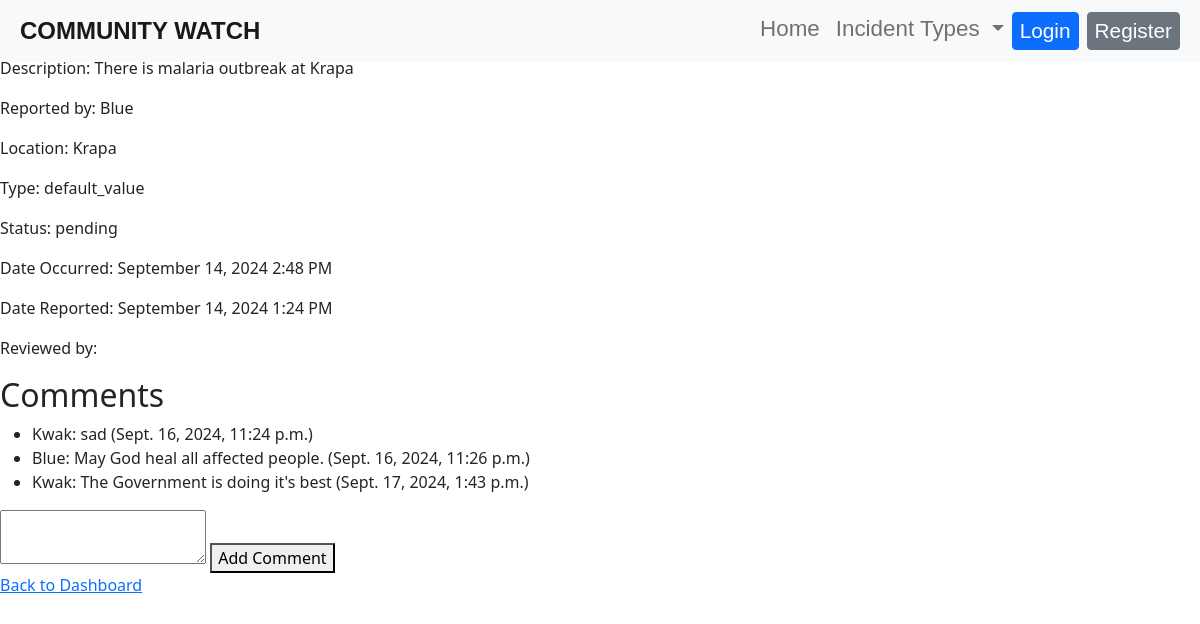
/incident/4/, run on the app's committed database.
### reports/models.py (models this page shows, shortened)
class Incident(models.Model):
    STATUS_CHOICES = [
        ('pending', 'Pending'),
        ('approved', 'Approved'),
        ('rejected', 'Rejected'),
        ('escalated', 'Escalated'),
        ('resolved', 'Resolved'),
    ]
    INCIDENT_TYPE_CHOICES = [
        ('theft', 'Theft'),
        ('vandalism', 'Vandalism'),
        ('fire', 'Fire'),
        ('accident', 'Accident'),
        ('emergency', 'Emergency'),
        ('medical', 'Medical'),
        ('police', 'Police'),
        ('other', 'Other'),
]
    title = models.CharField(max_length=200)
    description = models.TextField()
    location = models.CharField(max_length=200)
    incident_type = models.CharField(max_length=100, choices=INCIDENT_TYPE_CHOICES, default='other')
    date_occurred = models.DateTimeField(default=timezone.now)  # This allows users to set the date and time
    date_reported = models.DateTimeField(auto_now_add=True)
    reported_by = models.ForeignKey(User, on_delete=models.CASCADE)
    status = models.CharField(max_length=20, choices=STATUS_CHOICES, default='pending')
    reviewed_by = models.ForeignKey(User, on_delete=models.SET_NULL, null=True, blank=True, related_name='reviewed_incidents')

class Comment(models.Model):
    incident = models.ForeignKey(Incident, on_delete=models.CASCADE, related_name='comments')
    user = models.ForeignKey(User, on_delete=models.CASCADE)
    content = models.TextField()
    created_at = models.DateTimeField(auto_now_add=True)

### reports/views.py (the view)
# urls.py: path('incident/<int:incident_id>/', incident_detail, name='incident_detail'),  # Incident detail page
def incident_detail(request, incident_id):
    incident = get_object_or_404(Incident, id=incident_id)
    comments = incident.comments.all()  # Fetch comments for the incident
    if request.method == 'POST':
        comment_content = request.POST.get('content')
        Comment.objects.create(incident=incident, user=request.user, content=comment_content)
        return redirect('incident_detail', incident_id=incident.id)
    return render(request, 'reports/incident_detail.html', {'incident': incident, 'comments': comments})

### reports/templates/reports/incident_detail.html (shortened to what this page needs)
{% extends 'base.html' %}
{% block content %}
<h1>{{ incident.title }}</h1>
<p>Description: {{ incident.description }}</p>
<p>Reported by: {{ incident.reported_by.username }}</p>
<p>Location: {{ incident.location }}</p>
<p>Type: {{ incident.incident_type }}</p>
<p>Status: {{ incident.status }}</p>
<p>Date Occurred: {{ incident.date_occurred|date:"F d, Y g:i A" }}</p>
<p>Date Reported: {{ incident.date_reported|date:"F d, Y g:i A" }}</p>
<p>Reviewed by: {{ incident.reviewed_by.username }}</p>
<h2>Comments</h2>
<ul>
    {% for comment in comments %}
        <li>{{ comment.user.username }}: {{ comment.content }} ({{ comment.created_at }})</li>
    {% endfor %}
</ul>
<form method="POST">
    <textarea name="content" required></textarea>
    <button type="submit">Add Comment</button>
</form>
<a href="{% url 'dashboard' %}">Back to Dashboard</a>
{% endblock %}

### static/css/style.css (style rules this page uses)
body { margin: auto; }

### data on the page
Incident: description "There is malaria outbreak at Krapa", reported_by.username "Blue", location "Krapa", incident_type "default_value", status "pending", date_occurred "September 14, 2024 2:48 PM", date_reported "September 14, 2024 1:24 PM"
Comment: user.username "Kwak", content "sad", created_at "Sept. 16, 2024, 11:24 p.m."
Comment: user.username "Blue", content "May God heal all affected people.", created_at "Sept. 16, 2024, 11:26 p.m."
Comment: user.username "Kwak", content "The Government is doing it's best", created_at "Sept. 17, 2024, 1:43 p.m."
